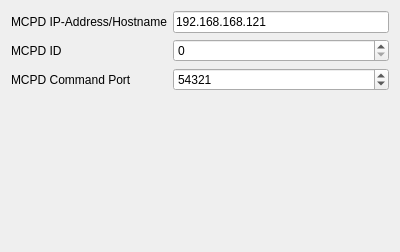
<?xml version="1.0" encoding="UTF-8"?>
<ui version="4.0">
 <class>ModuleIdentificationPage</class>
 <widget class="QWizardPage" name="ModuleIdentificationPage">
  <property name="geometry">
   <rect>
    <x>0</x>
    <y>0</y>
    <width>400</width>
    <height>252</height>
   </rect>
  </property>
  <property name="windowTitle">
   <string>WizardPage</string>
  </property>
  <property name="title">
   <string>Module Identification</string>
  </property>
  <property name="subTitle">
   <string>Select the IP address and the ID for the new module</string>
  </property>
  <layout class="QFormLayout" name="formLayout">
   <item row="0" column="0">
    <widget class="QLabel" name="label_2">
     <property name="text">
      <string>MCPD IP-Address/Hostname</string>
     </property>
    </widget>
   </item>
   <item row="0" column="1">
    <widget class="QLineEdit" name="le_address">
     <property name="text">
      <string>192.168.168.121</string>
     </property>
    </widget>
   </item>
   <item row="1" column="0">
    <widget class="QLabel" name="label">
     <property name="text">
      <string>MCPD ID</string>
     </property>
    </widget>
   </item>
   <item row="1" column="1">
    <widget class="QSpinBox" name="moduleIDInput"/>
   </item>
   <item row="2" column="0">
    <widget class="QLabel" name="label_3">
     <property name="text">
      <string>MCPD Command Port</string>
     </property>
    </widget>
   </item>
   <item row="2" column="1">
    <widget class="QSpinBox" name="spin_cmdPort">
     <property name="minimum">
      <number>1</number>
     </property>
     <property name="maximum">
      <number>65535</number>
     </property>
     <property name="value">
      <number>54321</number>
     </property>
    </widget>
   </item>
  </layout>
 </widget>
 <resources/>
 <connections/>
</ui>
